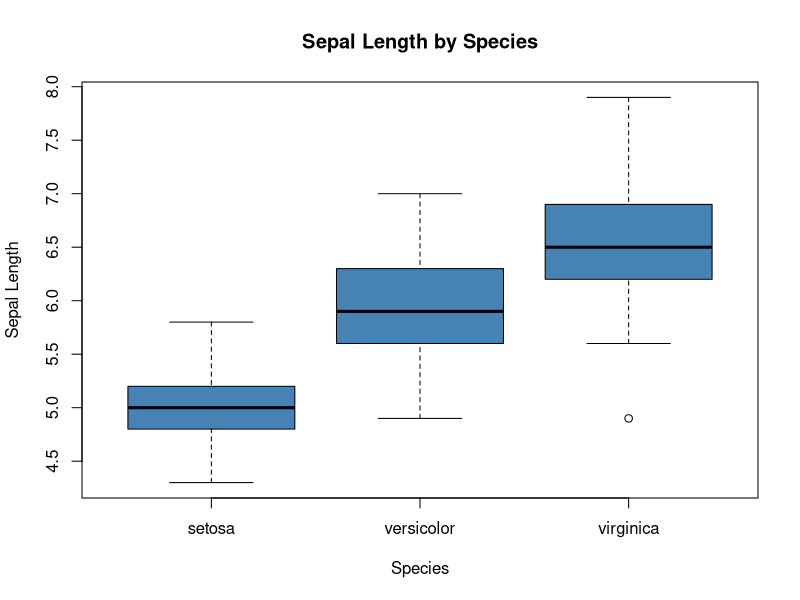
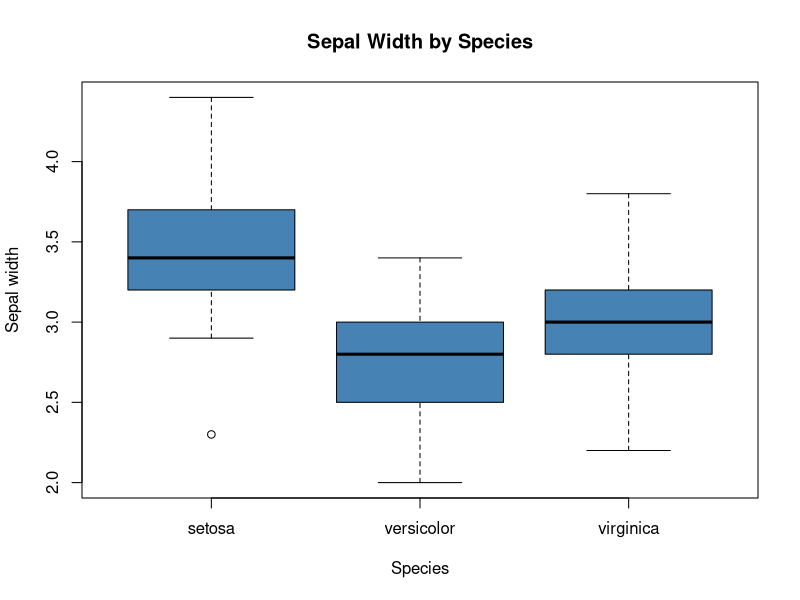
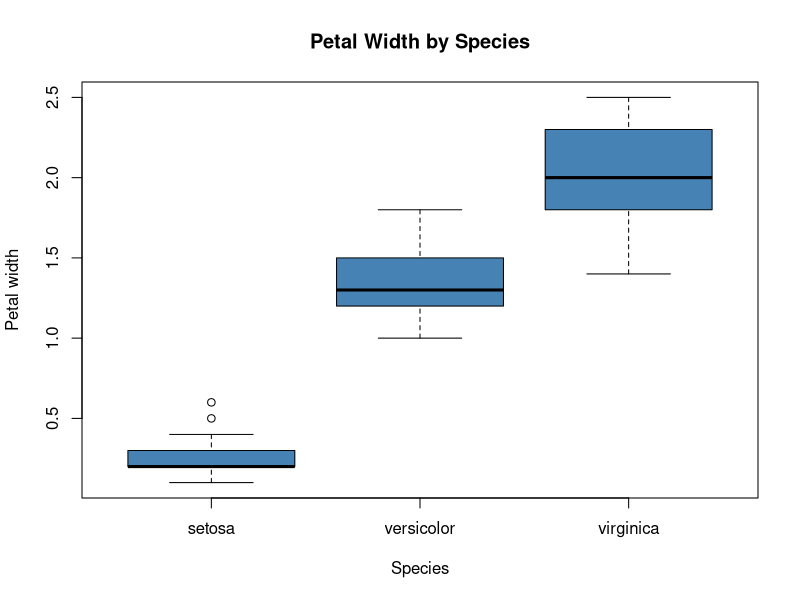
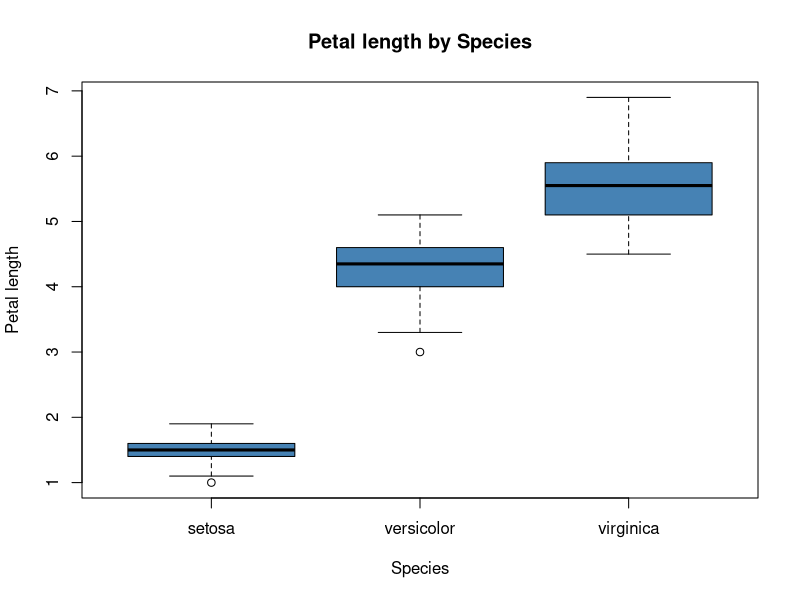

R code for these plots, in order:
library(tidyverse) 
data <- data('iris') #loads data
summary(iris)

# Let's see a visual overview of the dimensions of the flowers, for each species of iris
boxplot(Sepal.Length~Species,
        data=iris,
        main='Sepal Length by Species',
        xlab='Species',
        ylab='Sepal Length',
        col='steelblue',
        border='black')
boxplot(Sepal.Width~Species,
        data=iris,
        main='Sepal Width by Species',
        xlab='Species',
        ylab='Sepal width',
        col='steelblue',
        border='black')

boxplot(Petal.Width~Species,
        data=iris,
        main='Petal Width by Species',
        xlab='Species',
        ylab='Petal width',
        col='steelblue',
        border='black')

boxplot(Petal.Length~Species,
        data=iris,
        main='Petal length by Species',
        xlab='Species',
        ylab='Petal length',
        col='steelblue',
        border='black')

#new codes start here
mod_sep_Length  = aov(Sepal.Length~Species,data=iris)
summary(mod_sep_Length)

mod_sep_Width  = aov(Sepal.Width~Species,data=iris)
summary(mod_sep_Width)

mod_pet_Width  = aov(Petal.Width~Species,data=iris)
summary(mod_pet_Width)

mod_pet_Length  = aov(Petal.Length~Species,data=iris)
summary(mod_pet_Length)
